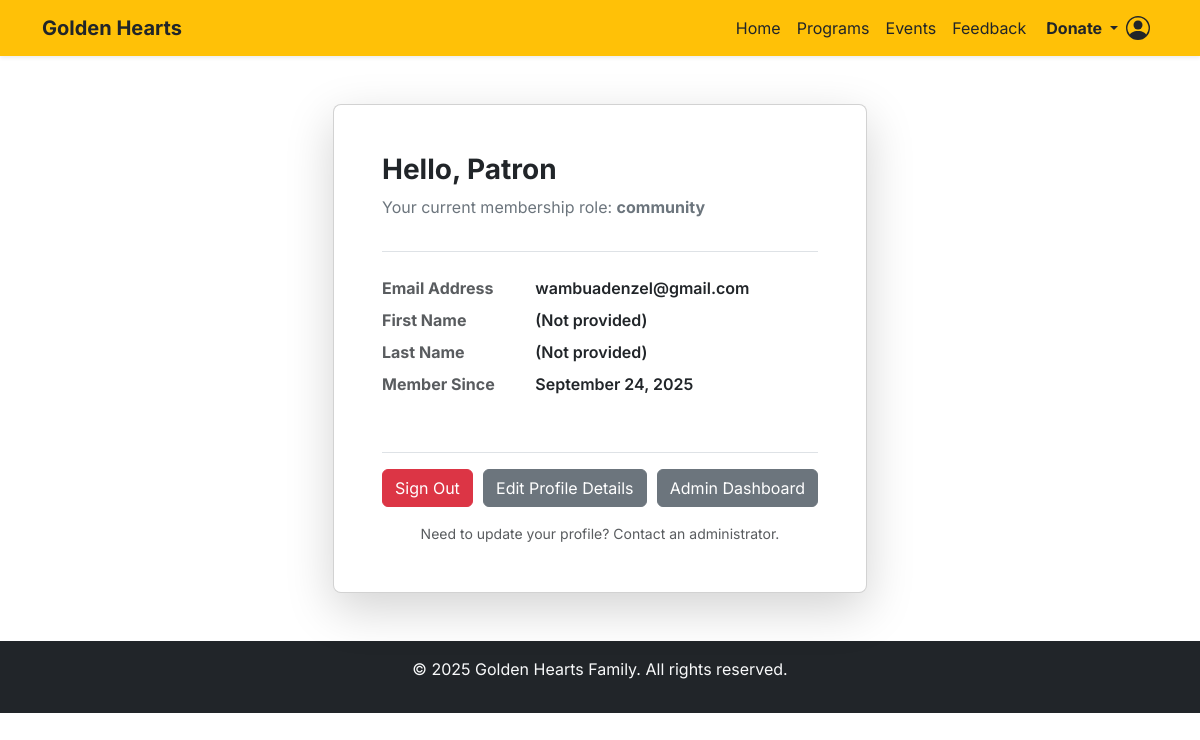
The app's page /accounts/profile/ (signed in), older data.
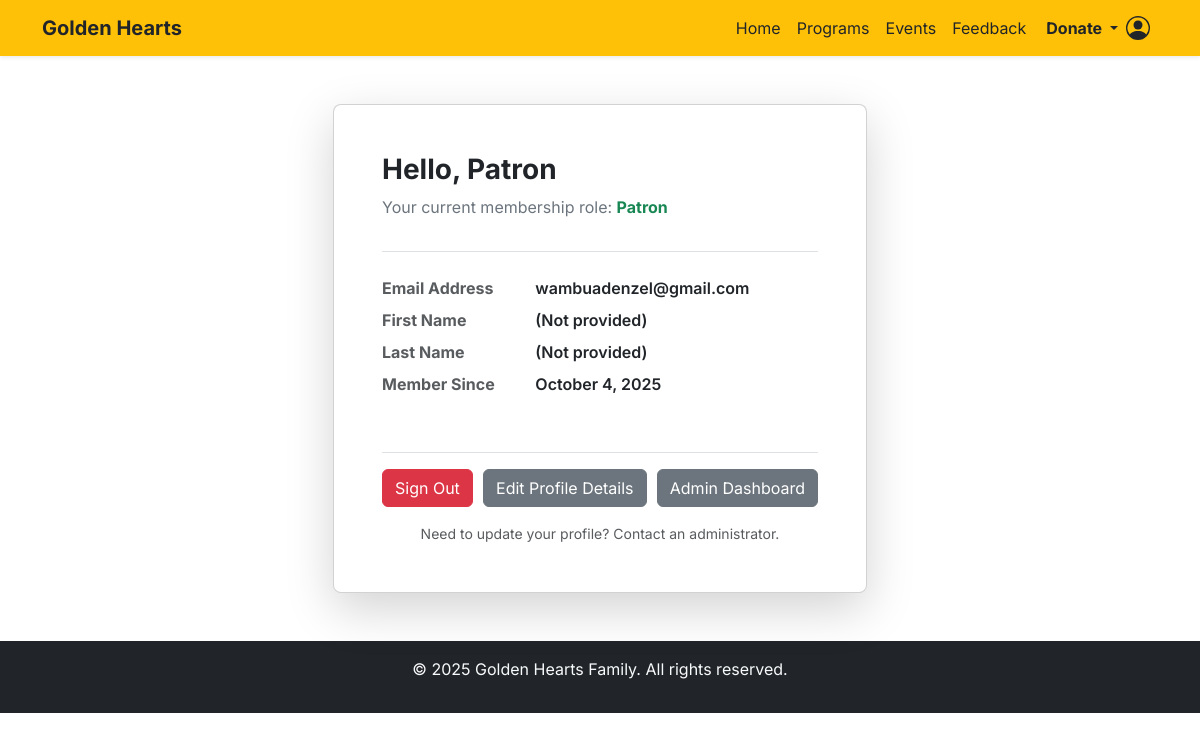
The same page, newer data.
### accounts/models.py (models this page shows, shortened)
class User(AbstractUser):
    username = None
    email = models.EmailField(unique=True)
    profile_picture = models.ImageField(
        upload_to='profile_pics/',
        null=True,
        blank=True,
    )
    ROLE_CHOICES = (
        ('admin', 'Admin'),
        ('patron', 'Patron'),
    )
    role = models.CharField(max_length=20, choices=ROLE_CHOICES, default='patron')
    USERNAME_FIELD = 'email'
    REQUIRED_FIELDS = []
    objects = CustomUserManager()
    @property
    def is_admin(self):
        return self.role == 'admin'
    @property
    def is_patron(self):
        return self.role == 'patron'
    def get_profile_picture_url(self):
        if self.profile_picture and hasattr(self.profile_picture, 'url'):
            try:
                if os.path.exists(self.profile_picture.path):
                    return self.profile_picture.url
            except (ValueError, FileNotFoundError):
                pass
        return None

### accounts/views.py (the view)
# urls.py: path('profile/', views.profile_view, name='profile'),
@login_required
def profile_view(request):
    return render(request, 'accounts/profile.html')

### accounts/templates/accounts/profile.html (shortened to what this page needs)
{% extends "base.html" %}
{% load static %}
{% block content %}
<div class="container my-5">
    <div class="row justify-content-center">
        <div class="col-md-8 col-lg-6">
            <div class="card shadow-lg rounded-3">
                <div class="card-body p-4 p-md-5">
                    <div class="mb-4 border-bottom pb-3">
                        <h1 class="card-title h3 fw-bold text-dark">
                            Hello, {{ user.first_name|default:'Patron' }}
                        </h1>
                        <p class="text-secondary mt-1">
                            Your current membership role:
                            <span class="fw-bold
                                {% if user.is_admin %}text-danger{% elif user.is_patron %}text-success{% else %}text-secondary{% endif %}">
                                {{ user.get_role_display }}
                            </span>
                        </p>
                    </div>
                    <dl class="row mb-5">
                        <dt class="col-sm-4 text-muted">Email Address</dt>
                        <dd class="col-sm-8 fw-semibold">{{ user.email }}</dd>
                        <dt class="col-sm-4 text-muted">First Name</dt>
                        <dd class="col-sm-8 fw-semibold">
                            {{ user.first_name|default:'(Not provided)' }}
                        </dd>
                        <dt class="col-sm-4 text-muted">Last Name</dt>
                        <dd class="col-sm-8 fw-semibold">
                            {{ user.last_name|default:'(Not provided)' }}
                        </dd>
                        <dt class="col-sm-4 text-muted">Member Since</dt>
                        <dd class="col-sm-8 fw-semibold">
                            {{ user.date_joined|date:"F j, Y" }}
                        </dd>
                    </dl>
                    <div class="d-flex justify-content-between pt-3 border-top">
                        <a href="{% url 'logout' %}"
                           class="btn btn-danger w-45">
                             Sign Out
                        </a>
                        <a href="{% url 'profile_edit' %}"
                         class="btn btn-secondary w-45">Edit Profile Details
                        </a>
                        {% if user.is_superuser or user.is_admin %}
                        <a href="{% url 'admin:index' %}"
                           class="btn btn-secondary w-45">
                             Admin Dashboard
                        </a>
                        {% endif %}
                    </div>
                    <small class="d-block text-center text-muted mt-3">
                        Need to update your profile? Contact an administrator.
                    </small>
                </div>
            </div>
        </div>
    </div>
</div>
{% endblock content %}

Row changes from the older to the newer data that the page shows:
changed User "Patron": role "community" → "Patron"; date_joined "September 24, 2025" → "October 4, 2025"
